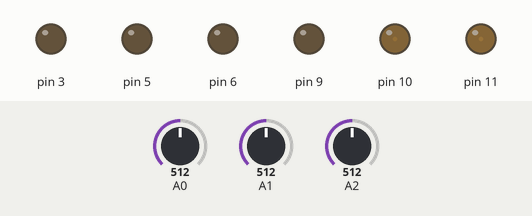
This program was run on a simulated Arduino Nano, built with avr-gcc and run on an emulated ATmega328P. On the bench: output pins drawn as LEDs (lit = HIGH). The inputs (shaded band) are chosen by the test bench; at power-on: A0 = 512, A2 = 512, A1 = 512.

Above: at 0.15 s.
At 0.75 s:
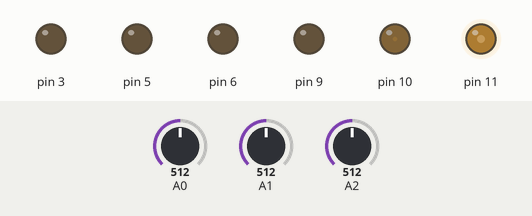
At 1.95 s:
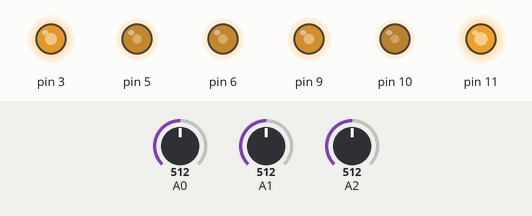
Timing chart, 0 to 1.8 s (numbered marks = the images above; inputs shaded):
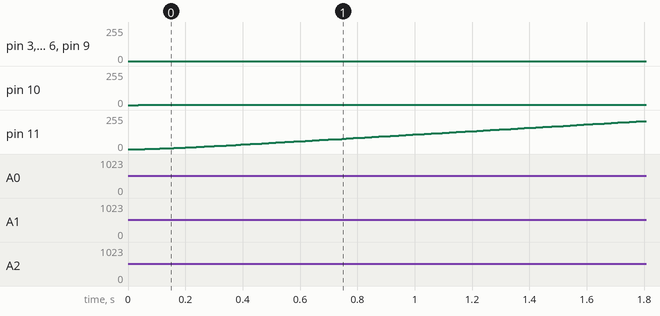

The program:

main.cpp
```cpp
#include <Arduino.h>
#include "lfoContainer.h"

uint8_t lfoCastValue;

LfoContainer::LfoContainer lfoContainer;

const float kReadScaling = 1.0f / (1 << 10);

struct Times {
    unsigned long lastLfoUpdate;
    unsigned long lastRead;
    unsigned long now;

    const uint8_t kReadUpdateTime = 25;
};
Times times;

struct InputValues
{
    float rateEncoder;
    float rateCV;
    float attenuverter;
};
InputValues inputValues;

// Fix issues with millis due to changing timer0 prescaler (see https://nerdytechy.com/how-to-change-the-pwm-frequency-of-arduino/)
#define CORRECT_CLOCK 6
#define millis() (millis() >> CORRECT_CLOCK)

void setup() {
    // Set PWM pins as output
    pinMode(3, OUTPUT);
    pinMode(5, OUTPUT);
    pinMode(6, OUTPUT);
    pinMode(9, OUTPUT);
    pinMode(10, OUTPUT);
    pinMode(11, OUTPUT);

    // Set prescalers for all PWM pins to x1
    TCCR0B = 0b00000001;
    TCCR1B = 0b00001001;
    TCCR2B = 0b00000001;

    // Set Fast PWM mode for all PWM pins
    TCCR0A = 0b00000011;
    TCCR1A = 0b00000001;
    TCCR2A = 0b00000011;

    lfoContainer.Init();
    times.now = millis();
    times.lastLfoUpdate = times.now;
    times.lastRead = times.now;
}

void loop() {
    times.now = millis();
    lfoContainer.Process((times.now - times.lastLfoUpdate) * 1e-3);
    times.lastLfoUpdate = times.now;

    lfoCastValue = static_cast<uint8_t>(lfoContainer.Get(0) * UINT8_MAX);
    analogWrite(3, lfoCastValue);
    lfoCastValue = static_cast<uint8_t>(lfoContainer.Get(1) * UINT8_MAX);
    analogWrite(5, lfoCastValue);
    lfoCastValue = static_cast<uint8_t>(lfoContainer.Get(2) * UINT8_MAX);
    analogWrite(6, lfoCastValue);
    lfoCastValue = static_cast<uint8_t>(lfoContainer.Get(3) * UINT8_MAX);
    analogWrite(9, lfoCastValue);
    lfoCastValue = static_cast<uint8_t>(lfoContainer.Get(4) * UINT8_MAX);
    analogWrite(10, lfoCastValue);
    lfoCastValue = static_cast<uint8_t>(lfoContainer.Get(5) * UINT8_MAX);
    analogWrite(11, lfoCastValue);

    if (times.now - times.lastRead >= times.kReadUpdateTime) {
        inputValues.rateEncoder = analogRead(PIN_A0) * kReadScaling;
        inputValues.rateCV = analogRead(PIN_A1) * kReadScaling;
        inputValues.attenuverter = analogRead(PIN_A2) * kReadScaling * 2 - 1;
        lfoContainer.SetFrequencyScaler(inputValues.rateEncoder + inputValues.rateCV * inputValues.attenuverter);
        times.lastRead = times.now;
    }
}
```

lfo.cpp
```cpp
#include "lfo.h"
#include <math.h>

float Lfo::Process(float delta) {
    phase_ += delta * frequency_;
    phase_ = phase_ - static_cast<int>(phase_);     // Keep only fractional part (delta is assumed to be positive)

    return 2 * amplitude_ * fabs((phase_ + phaseShift_) - floor((phase_ + phaseShift_)+0.5f));
}
```

lfo.h
```cpp
#pragma once
#ifndef LFO_H
#define LFO_H

#include <math.h>

class Lfo
{
public:

    void Init(float frequency) {
        frequency_ = frequency;
        phaseShift_ = 0;
        amplitude_ = 1;
    }

    void SetFrequency(float frequency) {
        // TODO Phase should be recalculated here
        frequency_ = frequency;
    }

    void SetPhaseShift(float phaseShift) {
        phaseShift_ = phaseShift;
    }

    void SetAmplitude(float amplitude) {
        amplitude_ = fmin(fmax(amplitude, 0), 1);
    }

    float Process(float delta);
private:
    float frequency_;
    float phase_;
    float phaseShift_;
    float amplitude_;
};

#endif
```

lfoContainer.h
```cpp
#pragma once
#ifndef LFOCONTAINER_H
#define LFOCONTAINER_H

#include "lfo.h"

namespace LfoContainer
{
    const int kLfoCount = 6;
    const float kLfoFrequencyRatios[kLfoCount] = {
        1,        // Unison
        0.42045f, // 15 semitones down (2^(-15/12))
        0.16685f, // 31 semitones down (2^(-31/12))
        0.0625f,  // 48 semitones down (2^(-48/12))
        0.04171f, // 55 semitones down (2^(-55/12))
        0.00984f, // 80 semitones down (2^(-80/12))
    };
    const float kLfoFrequencyBounds[2] = {
        0.06773f, // ~15 sec
        100.0f    // 0.01 sec
    };
    const float kFrequencyScalerOnePoleCoeff = 0.2f;

    class LfoContainer
    {
    public:
        void Init()
        {
            frequencyScaler_ = kLfoFrequencyBounds[0];
            UpdateLfoFrequencies();
            for (i_ = 0; i_ < kLfoCount; i_++)
            {
                lfos_[i_].Init(kLfoFrequencyRatios[i_] * frequencyScaler_);
                processValues_[i_] = 0;
            }
        }

        void Process(float delta)
        {
            for (i_ = 0; i_ < kLfoCount; i_++)
                processValues_[i_] = lfos_[i_].Process(delta);
        }

        void SetFrequencyScaler(float scaler)
        {
            scaler = fmin(fmax(scaler, 0), 1);
            float remaped = kLfoFrequencyBounds[0] + (scaler * scaler) * (kLfoFrequencyBounds[1] - kLfoFrequencyBounds[0]);
            frequencyScaler_ += kFrequencyScalerOnePoleCoeff * (remaped - frequencyScaler_);
            UpdateLfoFrequencies();
        }

        float Get(int index)
        {
            return processValues_[index];
        }

    private:
        Lfo lfos_[kLfoCount];
        float processValues_[6];
        int i_;
        float frequencyScaler_;

        void UpdateLfoFrequencies()
        {
            for (i_ = 0; i_ < kLfoCount; i_++)
                lfos_[i_].SetFrequency(kLfoFrequencyRatios[i_] * frequencyScaler_);
        }
    };
}

#endif
```
